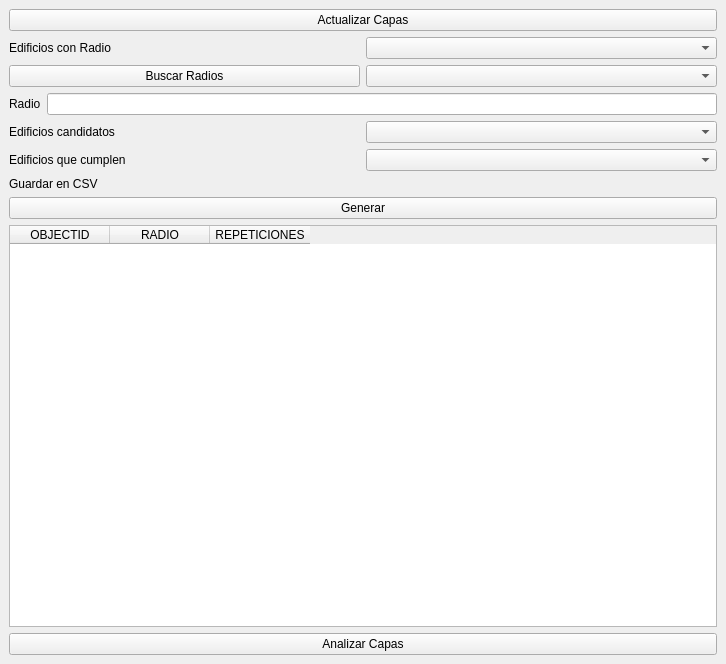
<?xml version="1.0" encoding="UTF-8"?>
<ui version="4.0">
 <class>GeoDistrictDockWidgetBase</class>
 <widget class="QDockWidget" name="GeoDistrictDockWidgetBase">
  <property name="geometry">
   <rect>
    <x>0</x>
    <y>0</y>
    <width>726</width>
    <height>664</height>
   </rect>
  </property>
  <property name="windowTitle">
   <string>GeoDistrict</string>
  </property>
  <widget class="QWidget" name="dockWidgetContents">
   <layout class="QVBoxLayout" name="verticalLayout">
    <item>
     <layout class="QHBoxLayout" name="horizontalLayout_5">
      <item>
       <widget class="QPushButton" name="btn_actualizar">
        <property name="text">
         <string>Actualizar Capas</string>
        </property>
       </widget>
      </item>
     </layout>
    </item>
    <item>
     <layout class="QHBoxLayout" name="horizontalLayout">
      <item>
       <widget class="QLabel" name="label">
        <property name="text">
         <string>Edificios con Radio</string>
        </property>
       </widget>
      </item>
      <item>
       <widget class="QComboBox" name="cmb_Capa"/>
      </item>
     </layout>
    </item>
    <item>
     <layout class="QHBoxLayout" name="horizontalLayout_7">
      <item>
       <widget class="QPushButton" name="btn_radios">
        <property name="text">
         <string>Buscar Radios</string>
        </property>
       </widget>
      </item>
      <item>
       <widget class="QComboBox" name="cmb_radios"/>
      </item>
     </layout>
    </item>
    <item>
     <layout class="QHBoxLayout" name="horizontalLayout_2">
      <item>
       <widget class="QLabel" name="label_2">
        <property name="text">
         <string>Radio</string>
        </property>
       </widget>
      </item>
      <item>
       <widget class="QLineEdit" name="txt_radio"/>
      </item>
     </layout>
    </item>
    <item>
     <layout class="QHBoxLayout" name="horizontalLayout_3">
      <item>
       <widget class="QLabel" name="label_3">
        <property name="text">
         <string>Edificios candidatos</string>
        </property>
       </widget>
      </item>
      <item>
       <widget class="QComboBox" name="cmb_Capa2"/>
      </item>
     </layout>
    </item>
    <item>
     <layout class="QHBoxLayout" name="horizontalLayout_6">
      <item>
       <widget class="QLabel" name="label_5">
        <property name="text">
         <string>Edificios que cumplen</string>
        </property>
       </widget>
      </item>
      <item>
       <widget class="QComboBox" name="cmb_Capa3"/>
      </item>
     </layout>
    </item>
    <item>
     <layout class="QHBoxLayout" name="horizontalLayout_4">
      <item>
       <widget class="QLabel" name="label_4">
        <property name="text">
         <string>Guardar en CSV</string>
        </property>
       </widget>
      </item>
      <item>
       <widget class="QgsFileWidget" name="qfw_selector"/>
      </item>
     </layout>
    </item>
    <item>
     <widget class="QPushButton" name="btn_generar">
      <property name="text">
       <string>Generar</string>
      </property>
     </widget>
    </item>
    <item>
     <widget class="QTableWidget" name="qtw_tabla">
      <property name="sizePolicy">
       <sizepolicy hsizetype="Expanding" vsizetype="Expanding">
        <horstretch>0</horstretch>
        <verstretch>0</verstretch>
       </sizepolicy>
      </property>
      <column>
       <property name="text">
        <string>OBJECTID</string>
       </property>
      </column>
      <column>
       <property name="text">
        <string>RADIO</string>
       </property>
      </column>
      <column>
       <property name="text">
        <string>REPETICIONES</string>
       </property>
      </column>
     </widget>
    </item>
    <item>
     <widget class="QPushButton" name="btn_crear">
      <property name="text">
       <string>Analizar Capas</string>
      </property>
     </widget>
    </item>
   </layout>
  </widget>
 </widget>
 <customwidgets>
  <customwidget>
   <class>QgsFileWidget</class>
   <extends>QWidget</extends>
   <header>qgsfilewidget.h</header>
  </customwidget>
 </customwidgets>
 <resources/>
 <connections/>
</ui>
